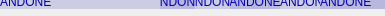
<?xml version="1.0" encoding="UTF-8"?>
<ui version="4.0">
 <class>WidgetD64File</class>
 <widget class="QWidget" name="WidgetD64File">
  <property name="geometry">
   <rect>
    <x>0</x>
    <y>0</y>
    <width>385</width>
    <height>16</height>
   </rect>
  </property>
  <property name="windowTitle">
   <string>Form</string>
  </property>
  <widget class="QLabel" name="FileName">
   <property name="geometry">
    <rect>
     <x>0</x>
     <y>0</y>
     <width>160</width>
     <height>9</height>
    </rect>
   </property>
   <property name="styleSheet">
    <string notr="true">background-color: rgba(60,60, 180,50);
color: rgb(0, 0, 180);</string>
   </property>
   <property name="frameShadow">
    <enum>QFrame::Plain</enum>
   </property>
   <property name="text">
    <string>ANDONE</string>
   </property>
   <property name="textFormat">
    <enum>Qt::LogText</enum>
   </property>
   <property name="scaledContents">
    <bool>false</bool>
   </property>
   <property name="alignment">
    <set>Qt::AlignBottom|Qt::AlignLeading|Qt::AlignLeft</set>
   </property>
   <property name="wordWrap">
    <bool>false</bool>
   </property>
  </widget>
  <widget class="QLabel" name="Spur">
   <property name="geometry">
    <rect>
     <x>160</x>
     <y>0</y>
     <width>35</width>
     <height>9</height>
    </rect>
   </property>
   <property name="styleSheet">
    <string notr="true">background-color: rgba(40,40, 180,70);
color: rgb(0, 0, 180);</string>
   </property>
   <property name="text">
    <string>ANDONE</string>
   </property>
   <property name="alignment">
    <set>Qt::AlignBottom|Qt::AlignHCenter</set>
   </property>
  </widget>
  <widget class="QLabel" name="Sektor">
   <property name="geometry">
    <rect>
     <x>195</x>
     <y>0</y>
     <width>35</width>
     <height>9</height>
    </rect>
   </property>
   <property name="styleSheet">
    <string notr="true">background-color: rgba(60,60, 180,50);
color: rgb(0, 0, 180);</string>
   </property>
   <property name="text">
    <string>ANDONE</string>
   </property>
   <property name="alignment">
    <set>Qt::AlignBottom|Qt::AlignHCenter</set>
   </property>
  </widget>
  <widget class="QLabel" name="Adresse">
   <property name="geometry">
    <rect>
     <x>230</x>
     <y>0</y>
     <width>50</width>
     <height>9</height>
    </rect>
   </property>
   <property name="styleSheet">
    <string notr="true">background-color: rgba(40,40, 180,70);
color: rgb(0, 0, 180);</string>
   </property>
   <property name="text">
    <string>ANDONE</string>
   </property>
   <property name="alignment">
    <set>Qt::AlignBottom|Qt::AlignHCenter</set>
   </property>
  </widget>
  <widget class="QLabel" name="Size">
   <property name="geometry">
    <rect>
     <x>280</x>
     <y>0</y>
     <width>40</width>
     <height>9</height>
    </rect>
   </property>
   <property name="styleSheet">
    <string notr="true">background-color: rgba(60,60, 180,50);
color: rgb(0, 0, 180);</string>
   </property>
   <property name="text">
    <string>ANDONE</string>
   </property>
   <property name="alignment">
    <set>Qt::AlignBottom|Qt::AlignLeading|Qt::AlignLeft</set>
   </property>
  </widget>
  <widget class="QLabel" name="Typ">
   <property name="geometry">
    <rect>
     <x>320</x>
     <y>0</y>
     <width>65</width>
     <height>9</height>
    </rect>
   </property>
   <property name="styleSheet">
    <string notr="true">background-color: rgba(40,40, 180,70);
color: rgb(0, 0, 180);</string>
   </property>
   <property name="text">
    <string>ANDONE</string>
   </property>
   <property name="alignment">
    <set>Qt::AlignBottom|Qt::AlignLeading|Qt::AlignLeft</set>
   </property>
  </widget>
  <widget class="QPushButton" name="RunMode">
   <property name="geometry">
    <rect>
     <x>3</x>
     <y>0</y>
     <width>7</width>
     <height>7</height>
    </rect>
   </property>
   <property name="focusPolicy">
    <enum>Qt::NoFocus</enum>
   </property>
   <property name="text">
    <string notr="true"/>
   </property>
   <property name="iconSize">
    <size>
     <width>7</width>
     <height>7</height>
    </size>
   </property>
   <property name="flat">
    <bool>true</bool>
   </property>
  </widget>
 </widget>
 <resources/>
 <connections/>
</ui>
